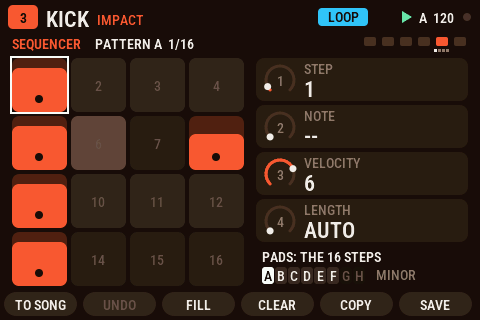
#> input picture wiki/img/in-shot-seq.png, 480 x 320 px
$ python in_figures.py
#> lines starting #> are read from the running program, lines starting #| are printed output that depends on the picture
#!/usr/bin/env python3
"""Draws the three pictures of the wiki's internals pages into wiki/img.

    node wiki/figures/in_shots.mjs       (first, once: the device screenshot wiki/img/in-shot-seq.png)
    python wiki/figures/in_figures.py    (from the repository's root; needs Pillow)

    in-frame-parts.png    the SEQ page of the display, with the parts of on_draw (sfx-forge/fw_draw.h) marked
    in-patch-bytes.png    the 28 bytes of a patch: the factory sound TIMPANI, byte by byte
    in-song-layout.png    a packed song of format 6: the head to scale, the factory song's eight blocks, one block

The numbers are read from the repository where a file holds them: the patch and the blocks' sizes from
unity/Demo/Assets/SfxDemo/DemoSong.bytes (16 patches of 28 bytes, then the packed factory song). The head's layout is
the table in core/sfx_song.h, section 4, written out below as HEAD.
The colours are the house colours of docs/figures.py and docs/unity_figures.py (copied: importing those files would
draw their pictures again).
"""
import os

from PIL import Image, ImageDraw, ImageFont

ROOT = os.path.dirname(os.path.dirname(os.path.dirname(os.path.abspath(__file__))))
OUT = os.path.join(ROOT, "wiki", "img")
DEMO = os.path.join(ROOT, "unity", "Demo", "Assets", "SfxDemo", "DemoSong.bytes")

# everything is drawn S times larger and scaled down at the end, so that edges are smooth
S = 2

BG = "#0B0F18"
INK = "#0B0F18"
PANEL = "#151C2B"
LINE = "#26304A"
TEXT = "#E8ECF4"
DIM = "#8E99AE"
ORANGE = "#FF8A3C"
GREY = "#3A4560"
# a colour for each sound page of the device (the engines' colours of the firmware, and two more)
C_OSC = "#FF5A36"
C_TONE = "#FFD23F"
C_FILTER = "#36C5FF"
C_WAVE = "#C48BFF"
C_ENV = "#7BE07B"
C_LFO = "#6EE7A8"
C_FX = "#FF8A3C"

_fonts = {}


def font(size, bold=False, mono=False):
    """One of the usual fonts this machine has, in that size; Pillow's own small font if it has none."""
    key = (size, bold, mono)
    if key not in _fonts:
        if mono:
            names = ["consolab.ttf", "DejaVuSansMono-Bold.ttf"] if bold else ["consola.ttf", "DejaVuSansMono.ttf"]
        elif bold:
            names = ["arialbd.ttf", "segoeuib.ttf", "DejaVuSans-Bold.ttf"]
        else:
            names = ["arial.ttf", "segoeui.ttf", "DejaVuSans.ttf"]
        _fonts[key] = ImageFont.load_default()
        for name in names:
            try:
                _fonts[key] = ImageFont.truetype(name, size)
                break
            except OSError:
                pass
    return _fonts[key]


class Canvas:
    """A picture. All positions are in final pixels."""

    def __init__(self, w, h):
        self.w = w
        self.h = h
        self.im = Image.new("RGB", (w * S, h * S), BG)
        self.d = ImageDraw.Draw(self.im)

    def text(self, x, y, s, size=15, fill=TEXT, bold=False, anchor="la", mono=False):
        self.d.text((x * S, y * S), s, font=font(size * S, bold, mono), fill=fill, anchor=anchor)

    def width(self, s, size=15, bold=False, mono=False):
        return self.d.textlength(s, font=font(size * S, bold, mono)) / S

    def line(self, pts, fill=DIM, width=2):
        self.d.line([(x * S, y * S) for x, y in pts], fill=fill, width=int(width * S))

    # [4 lines left out: function box, not called in this run]

    def mark(self, x, y, n, colour=ORANGE, r=14):
        """A numbered mark, centred on (x, y)."""
        self.d.ellipse([(x - r) * S, (y - r) * S, (x + r) * S, (y + r) * S], fill=colour)
        self.text(x, y, str(n), int(r * 1.25), INK, True, "mm")

    def paste_hard(self, picture, x, y, scale):
        """A screenshot, enlarged with hard pixels."""
        big = picture.convert("RGB").resize((picture.width * scale * S, picture.height * scale * S), Image.NEAREST)
        self.im.paste(big, (x * S, y * S))

    def save(self, name):
        path = os.path.join(OUT, name + ".png")
        self.im.resize((self.w, self.h), Image.LANCZOS).save(path, optimize=True)
        print("wiki/img/%s.png  %d x %d  %.1f KB" % (name, self.w, self.h, os.path.getsize(path) / 1024.0))


# ---- 1. a frame of the display, part by part ------------------------------------------------------------------------
def frame_parts():
    shot = Image.open(os.path.join(OUT, "in-shot-seq.png"))
#> shot is the input picture: PIL image 480x320 RGB; mean R, G, B 60.5, 36.1, 25
    scale = 2
    left = 64
    top = 20
    w = shot.width * scale
#> w = 960
    h = shot.height * scale
#> h = 640
    c = Canvas(left + w + 20, top + h + 250)
#> in __init__, `self.im = Image.new("RGB", (w * S, h * S), BG)`:
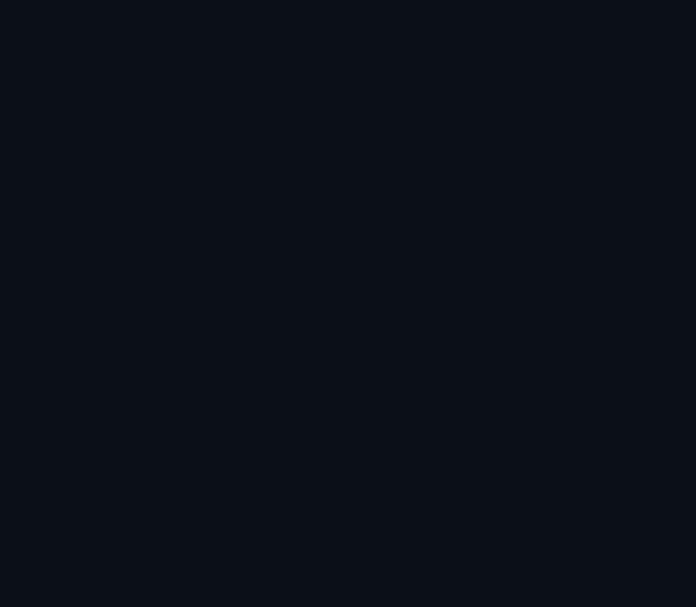
#> self.im: PIL image 2088x1820 RGB (shown at 1/3 size); mean R, G, B 11, 15, 24
    c.paste_hard(shot, left, top, scale)
#> in paste_hard, `big = picture.convert("RGB").resize((picture.width * scale * S, pictur..`:
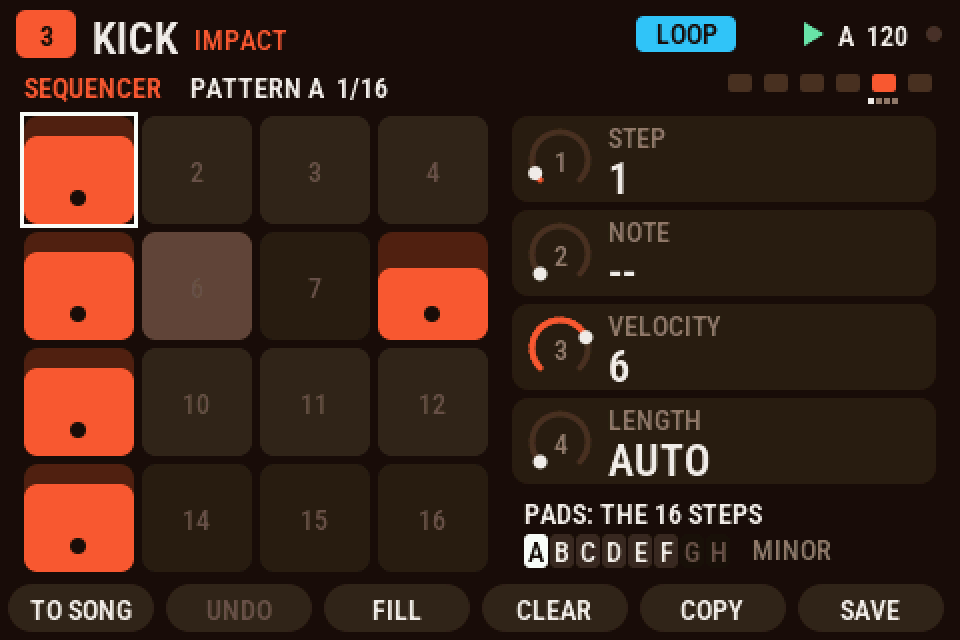
#> big: PIL image 1920x1280 RGB (shown at 1/2 size); mean R, G, B 60.5, 36.1, 25
#> in paste_hard, `self.im.paste(big, (x * S, y * S))`:
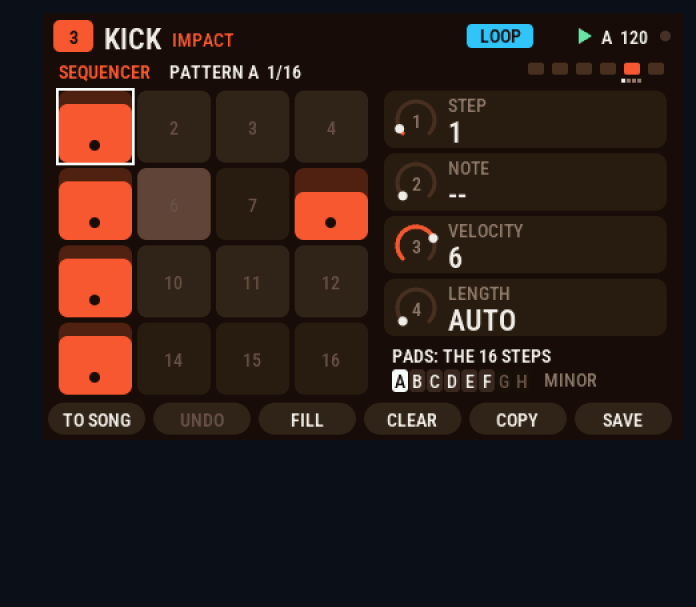
#> self.im: PIL image 2088x1820 RGB (shown at 1/3 size); mean R, G, B 43, 28.7, 24.7

    # the three parts that are seen, as rows of the display (in the screenshot's own pixels): a bracket and a mark
    seen = [(3, 2, 56), (5, 60, 288), (6, 291, 318)]
    for n, y0, y1 in seen:
        a = top + y0 * scale
        b = top + y1 * scale
        c.line([(left - 12, a), (left - 22, a), (left - 22, b), (left - 12, b)], ORANGE, 2)
        c.mark(left - 40, (a + b) / 2, n)

    # all seven, in words
    rows = [
        (1, "every frame, seen or not", "out_pump (the link), tour_pump (the tour), seq_poll (what the audio did)"),
        (2, "HOME", "the page's controls instead of the page: a HELP_... table, and nothing else is drawn"),
        (3, "the top line", "header; under it the page's name, the pattern, six marks for K1 to K6"),
        (4, "the 16 pads' lights", "not on the display: sent to the host when a light changes (led_cache)"),
        (5, "the page itself", "one draw_... function a page, and the four values over encoders 1 to 4"),
        (6, "F1 to F6", "the captions (soft_caption), or the tour's caption"),
        (7, "FOCUS", "not drawn: where the SDK's frame may go (K1 to K6, the four values, F1 to F6)"),
    ]
    y = top + h + 24
#> y = 684
    for n, name, what in rows:
        on_picture = n in (3, 5, 6)
        c.mark(left - 40 + 14, y + 10, n, ORANGE if on_picture else GREY, 11)
        c.text(left, y + 10, name, 15, TEXT, True, "lm")
        c.text(left + 210, y + 10, what, 14, DIM, False, "lm")
        y += 31
#> after the loop, y = 901
    c.save("in-frame-parts")
#> in save, `self.im.resize((self.w, self.h), Image.LANCZOS).save(path, optimize=Tr..`:
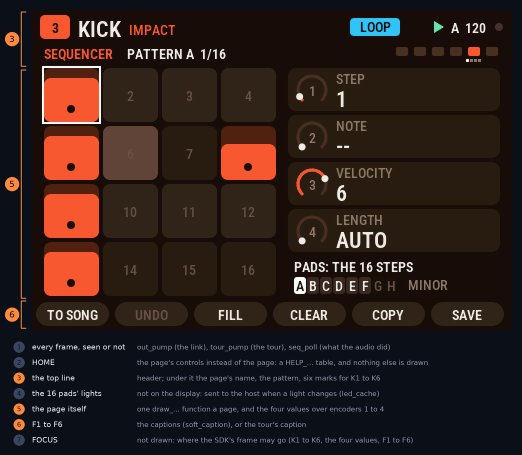
#> saved as in-frame-parts.png: PIL image 1044x910 RGB (shown at 1/2 size); mean R, G, B 45.9, 31.1, 26.8
#> in save, `self.im.resize((self.w, self.h), Image.LANCZOS).save(path, optimize=Tr..`:
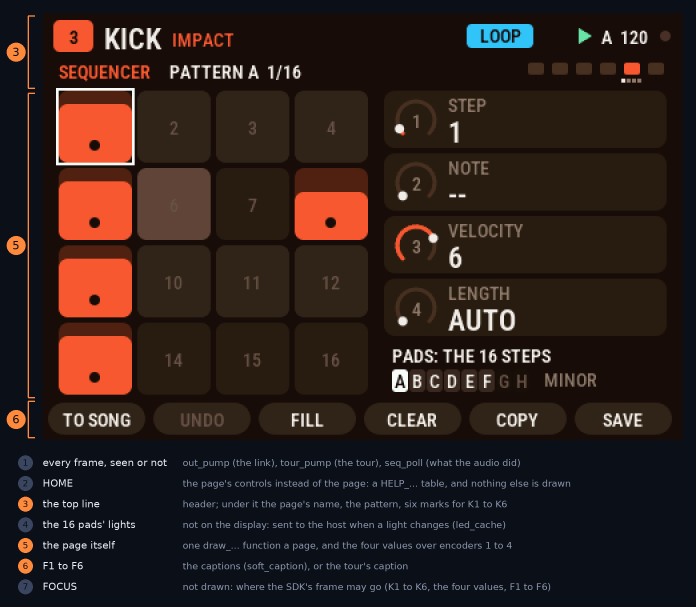
#> self.im: PIL image 2088x1820 RGB (shown at 1/3 size); mean R, G, B 45.9, 31, 26.8


# ---- 2. the 28 bytes of a patch --------------------------------------------------------------------------------------
def patch_bytes():
#> (the run stopped early here; a loop or call above may not have finished)

$ run again, with wiki/img/device.png copied over wiki/img/in-shot-seq.png
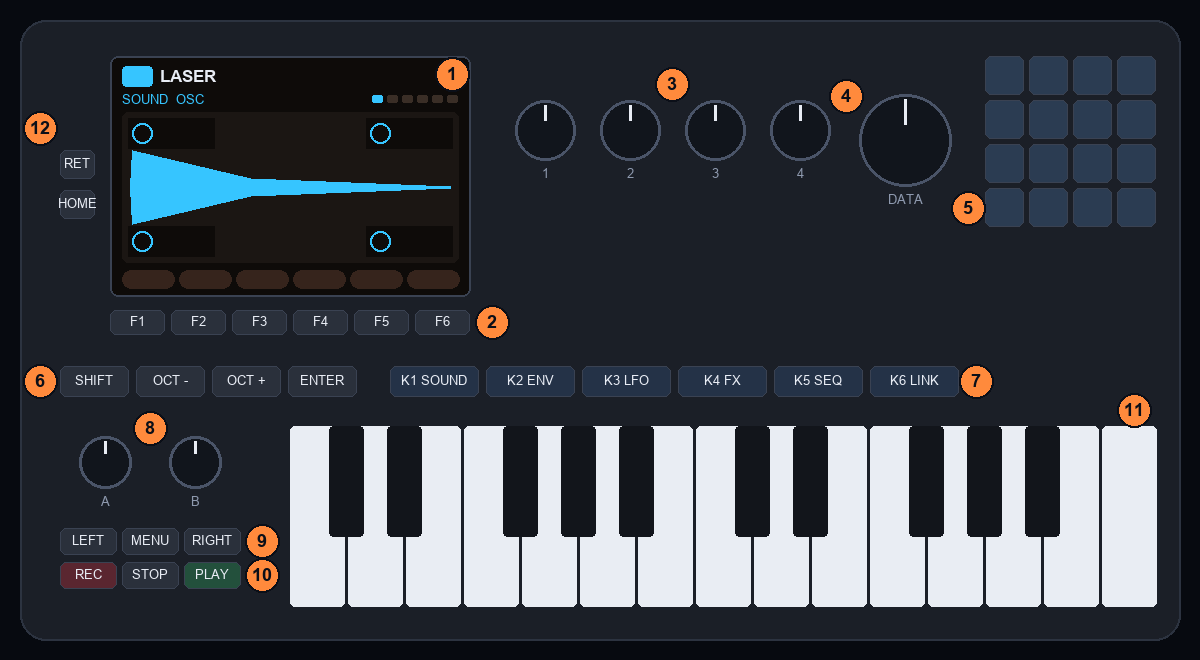
#> input picture wiki/img/device.png, 1200 x 660 px
#> in frame_parts, shot is the input picture: PIL image 1200x660 RGB; mean R, G, B 58.9, 62.9, 69.9
#> in paste_hard, `self.im.paste(big, (x * S, y * S))`:
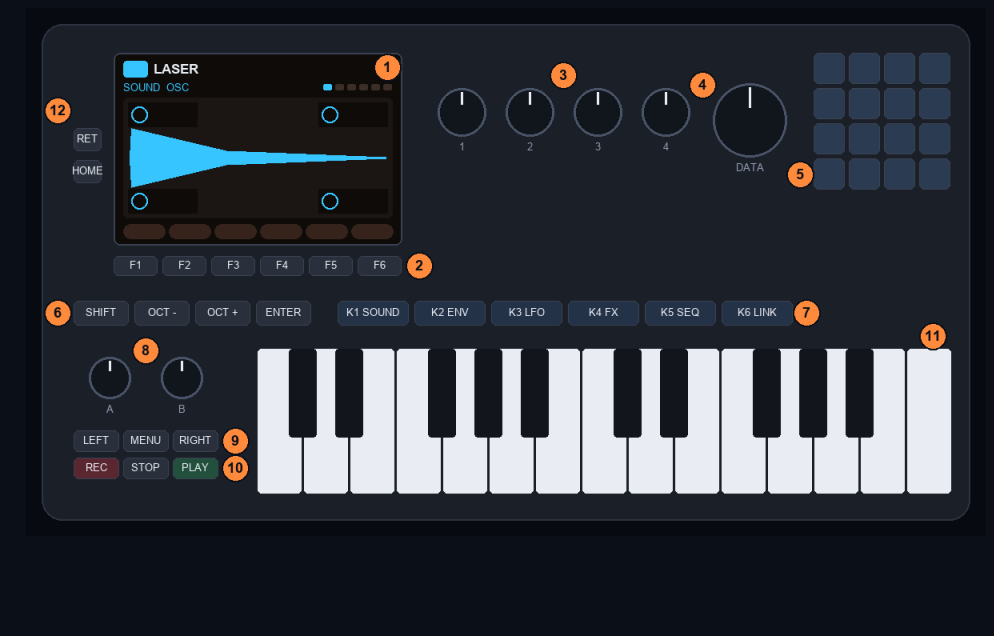
#> self.im: PIL image 4968x3180 RGB (shown at 1/5 size); mean R, G, B 49.5, 53.5, 60.8
#> in save, `self.im.resize((self.w, self.h), Image.LANCZOS).save(path, optimize=Tr..`:
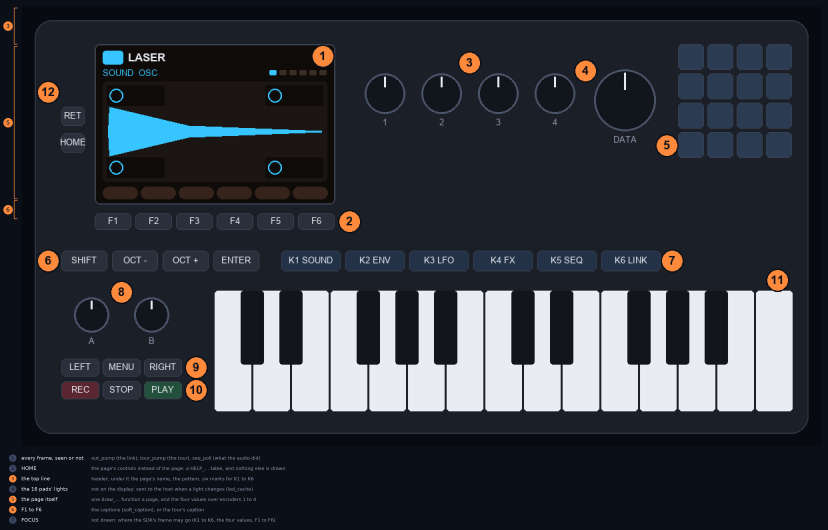
#> saved as in-frame-parts.png: PIL image 2484x1590 RGB (shown at 1/3 size); mean R, G, B 50.1, 54, 61.3

$ run again, with wiki/img/dv-engine-blip.png copied over wiki/img/in-shot-seq.png
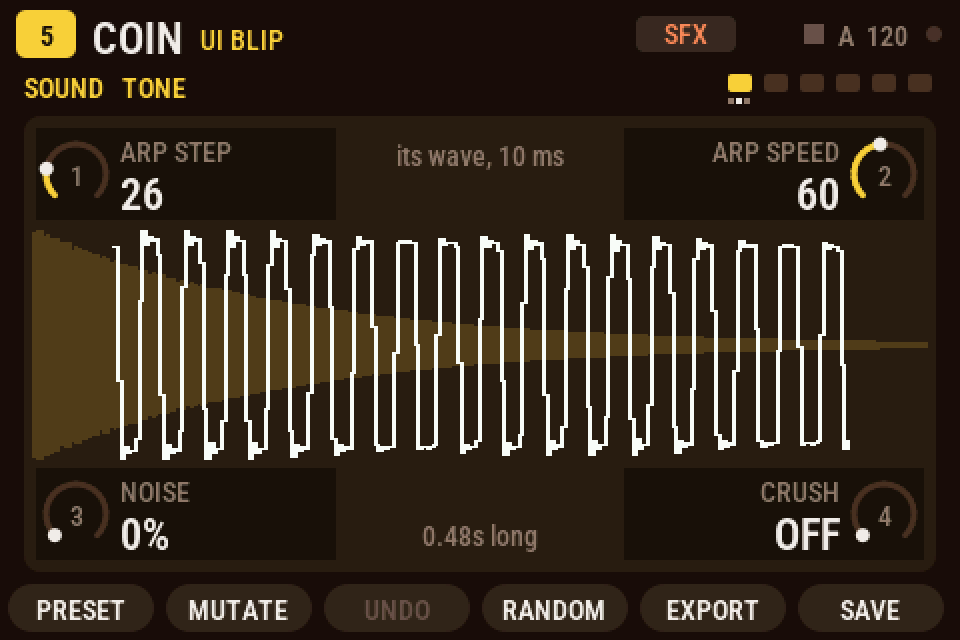
#> input picture wiki/img/dv-engine-blip.png, 960 x 640 px
#> in frame_parts, shot is the input picture: PIL image 960x640 RGB; mean R, G, B 54.9, 43.4, 31.2
#> in paste_hard, `self.im.paste(big, (x * S, y * S))`:
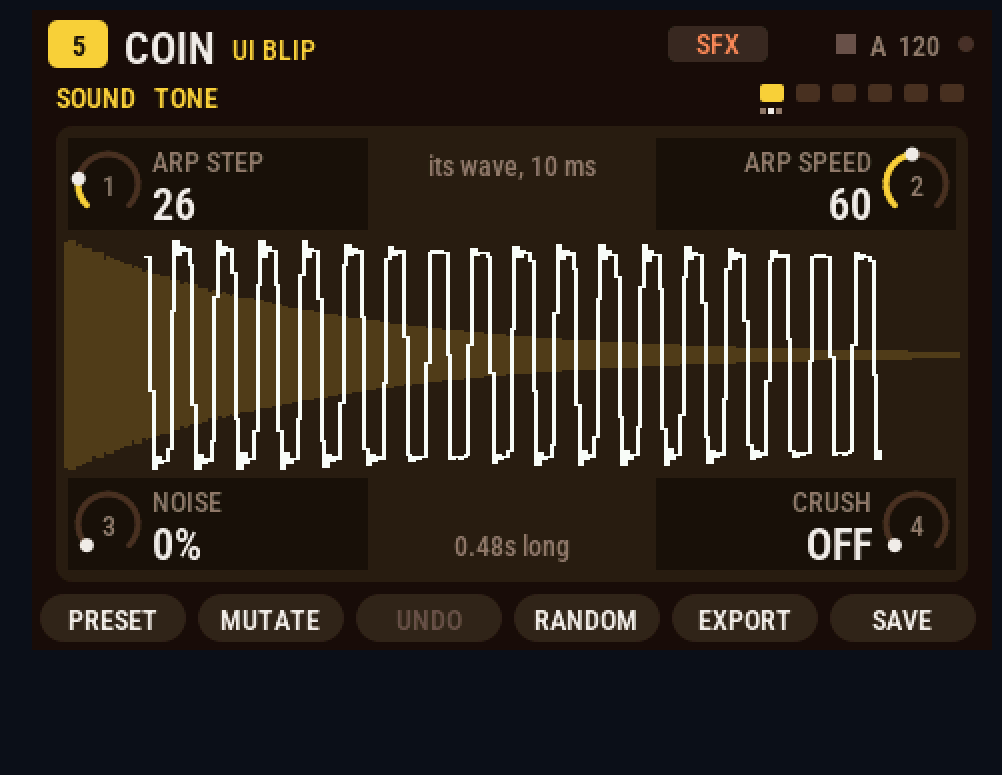
#> self.im: PIL image 4008x3100 RGB (shown at 1/4 size); mean R, G, B 45.7, 37.4, 29.7
#> in save, `self.im.resize((self.w, self.h), Image.LANCZOS).save(path, optimize=Tr..`:
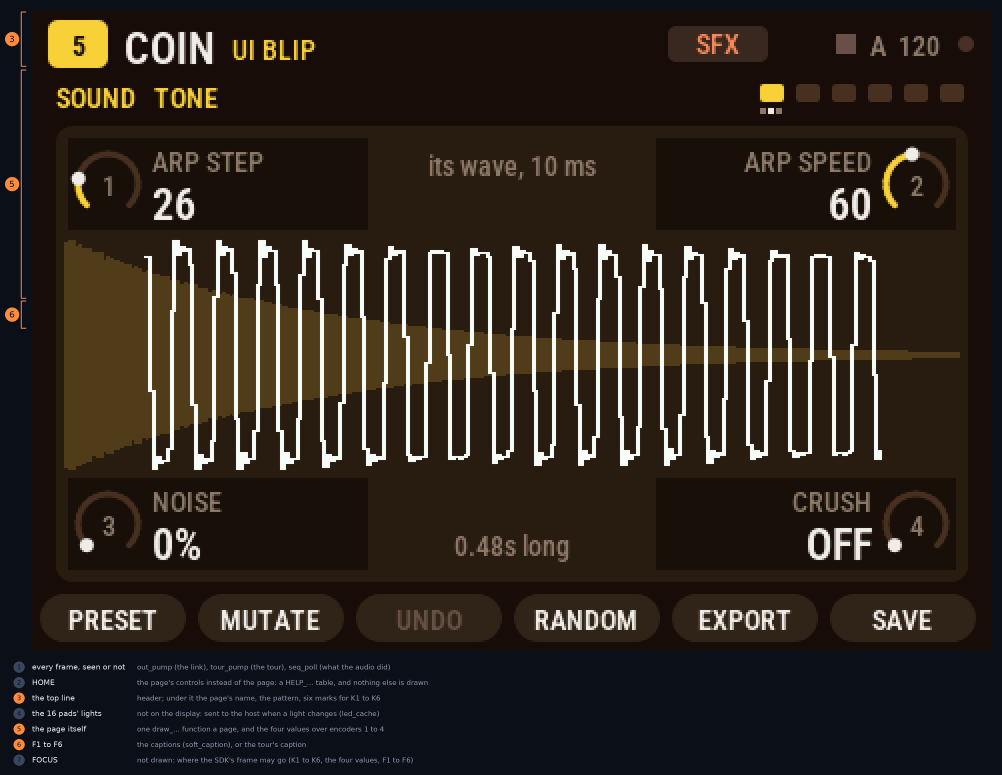
#> saved as in-frame-parts.png: PIL image 2004x1550 RGB (shown at 1/2 size); mean R, G, B 46.6, 38.2, 30.3
